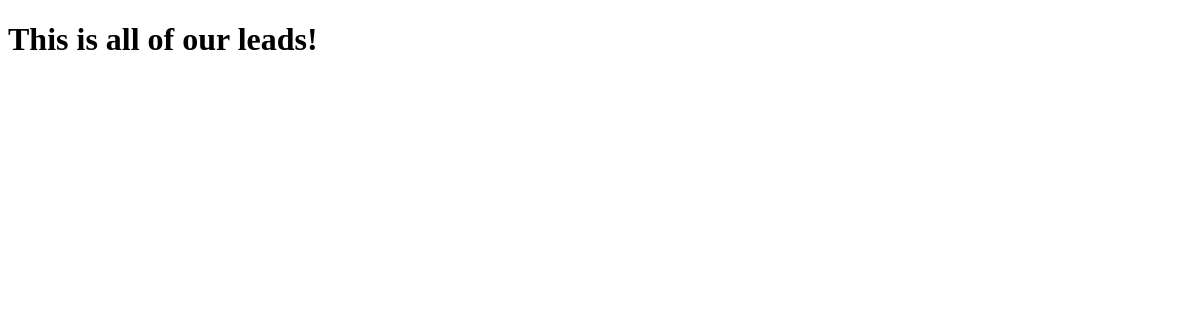
Page /leads/ on the earlier database version.
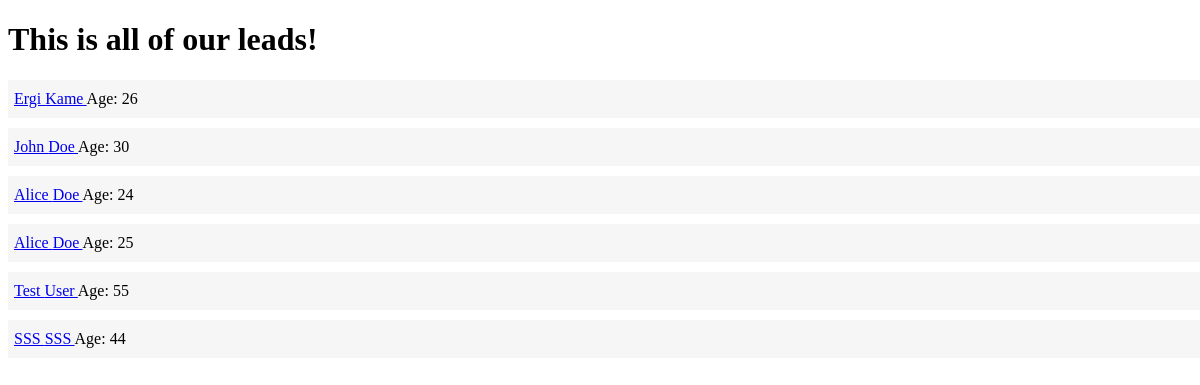
Same page on the later database version.
### leads/models.py (models this page shows, shortened)
class Lead(models.Model):
    first_name = models.CharField(max_length=20)
    last_name = models.CharField(max_length=20)
    age = models.IntegerField(default=0)
    agent = models.ForeignKey("Agent", on_delete=models.CASCADE)

### leads/views.py (the view)
# urls.py: path('', lead_list),
def lead_list(request):
    leads = Lead.objects.all()
    context = {
        "leads": leads
    }
    return render(request, "leads/lead_list.html", context)

### leads/templates/leads/lead_list.html (shortened to what this page needs)
<!doctype html>
<html lang="en">
<head>
</head>
<body>
    <h1>This is all of our leads!</h1>
    {% for lead in leads %}
        <div class="lead">
            <a href="/leads/{{ lead.pk }}"> {{ lead.first_name }} {{ lead.last_name }} </a>
             Age: {{ lead.age }}
        </div>
    {% endfor %}
</body>
</html>

### leads/templates/leads/lead_list.html (style rules this page uses)
.lead { padding-top: 10px; padding-bottom: 10px; padding-left: 6px; padding-right: 6px; margin-top: 10px; background-color: #f6f6f6; width: 100%; }

Differences in the rows shown:
added Lead: first_name "Ergi", last_name "Kame", age "26"
added Lead: first_name "John", last_name "Doe", age "30"
added Lead: first_name "Alice", last_name "Doe", age "24"
added Lead: first_name "Alice", last_name "Doe", age "25"
added Lead: first_name "Test", last_name "User", age "55"
added Lead: first_name "SSS", last_name "SSS", age "44"
